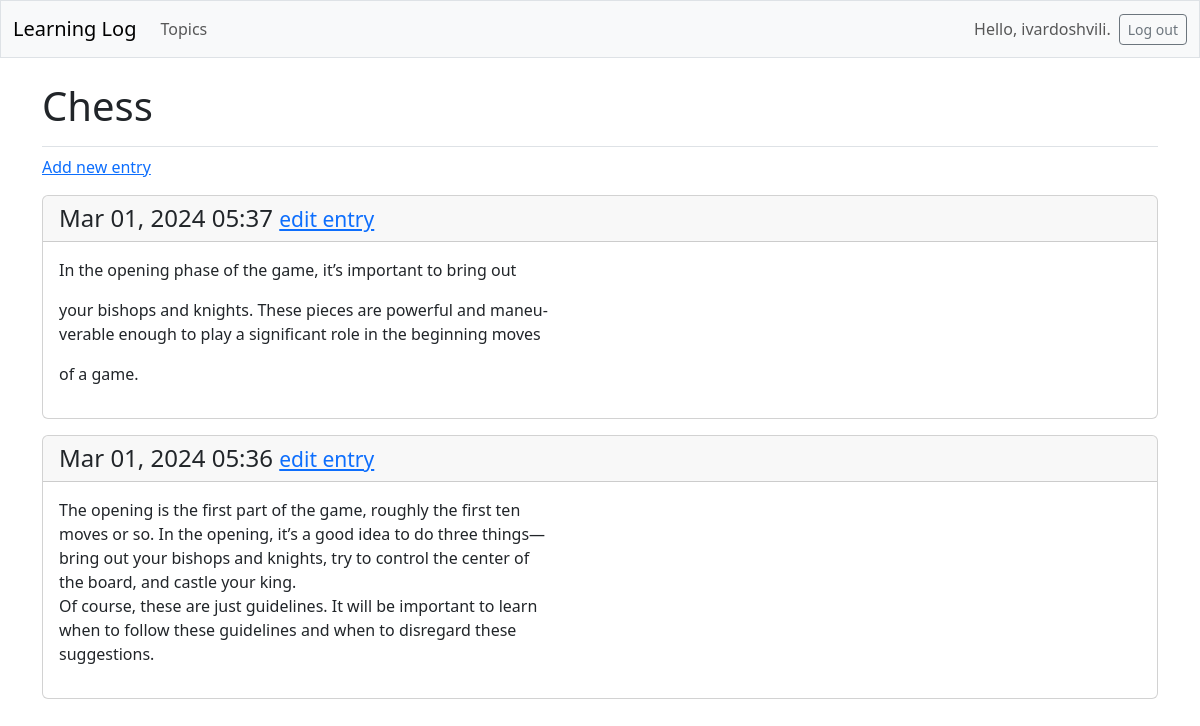
The page /topics/1/ (signed in) on the database as committed earlier.
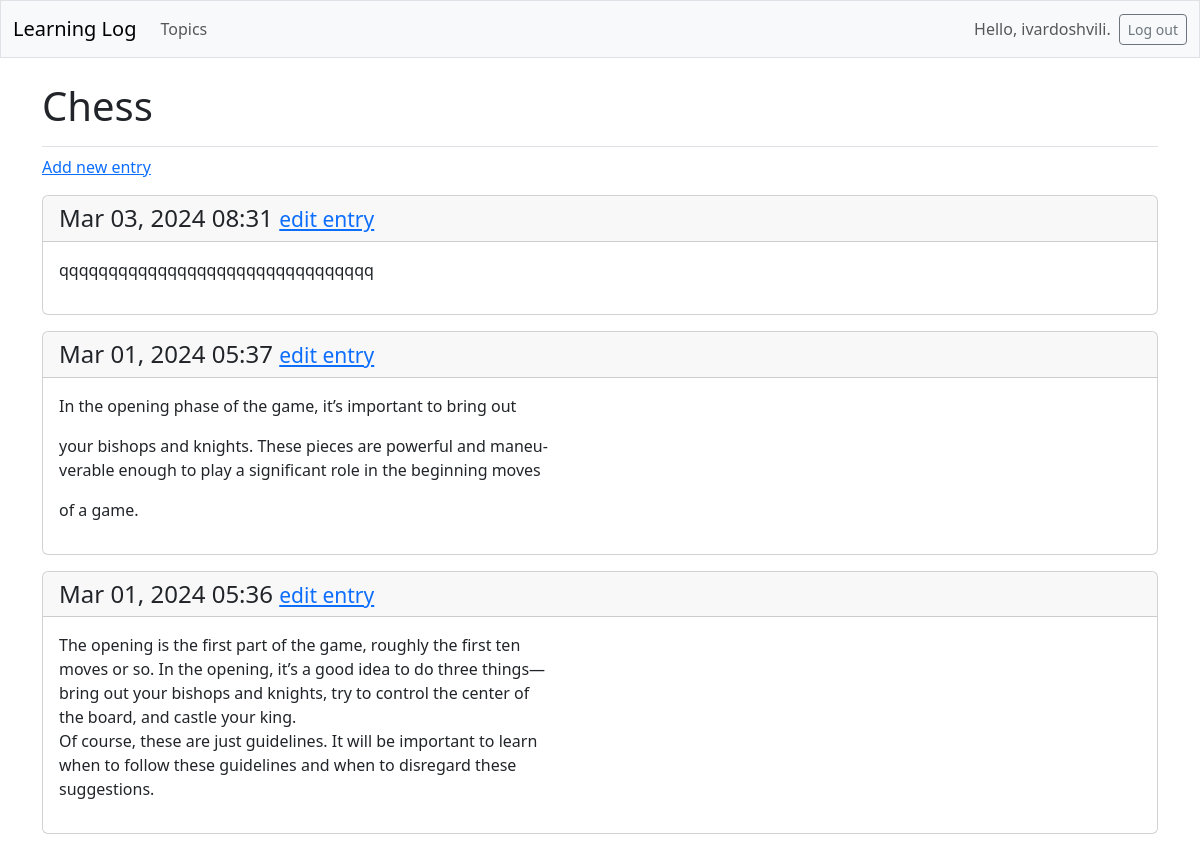
The same page on the database as committed later.
### learning_logs/models.py (models this page shows, shortened)
class Entry(models.Model):
    topic = models.ForeignKey(Topic, on_delete=models.CASCADE)
    text = models.TextField()
    date_added = models.DateTimeField(auto_now_add=True)
    class Meta:
        verbose_name_plural = 'entries'

### learning_logs/views.py (the view)
# urls.py: path('topics/<int:topic_id>/', views.topic, name='topic'),
@login_required
def topic(request, topic_id):
    topic = Topic.objects.get(id=topic_id)
    check_topic_owner(request, topic)
    entries = topic.entry_set.order_by("-date_added")
    context = {'topic': topic, 'entries':entries}
    return render(request, 'learning_logs/topic.html', context)

### learning_logs/views.py (called while the page is built)
def check_topic_owner(request, topic):
    if topic.owner != request.user:
        raise Http404

### learning_logs/templates/learning_logs/topic.html
{% extends 'learning_logs/base.html' %}
{% block page_header %}
<h1>{{ topic.text }}</h1>
{% endblock page_header %}
{% block content %}
<p>
<a href="{% url 'learning_logs:new_entry' topic.id %}">Add new entry</a>
</p>
{% for entry in entries %}
<div class="card mb-3">
<h4 class="card-header">
{{ entry.date_added|date:'M d, Y H:i' }}
<small><a href="{% url 'learning_logs:edit_entry' entry.id %}">
edit entry</a></small>
</h4>
<div class="card-body">{{ entry.text|linebreaks }}</div>
</div>
{% empty %}
<p>There are no entries for this topic yet.</p>
{% endfor %}
{% endblock content %}

Rows that differ between the two databases and show on the page:
added Entry: date_added "Mar 03, 2024 08:31", text "qqqqqqqqqqqqqqqqqqqqqqqqqqqqqqqq"
